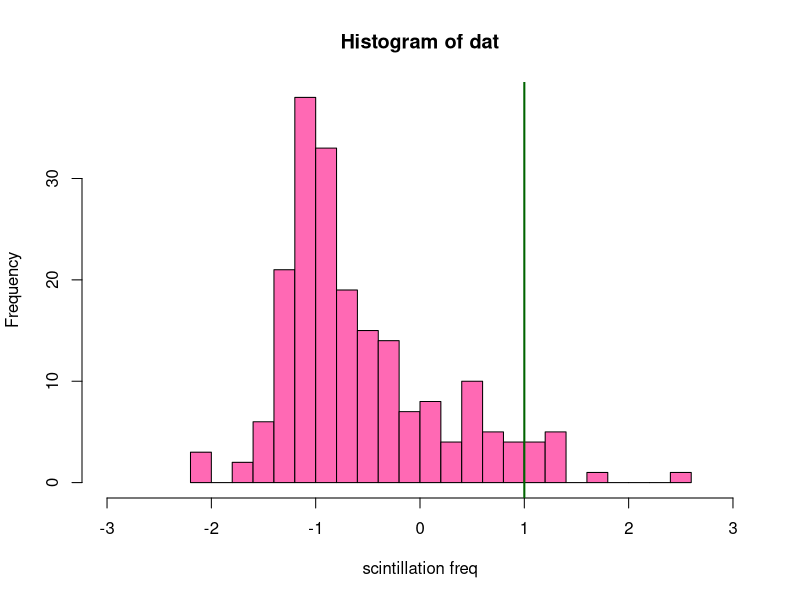
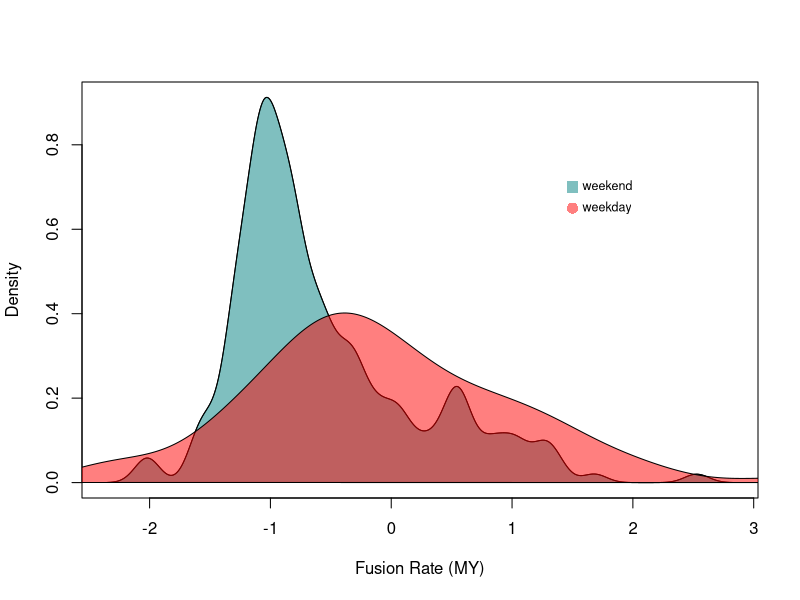
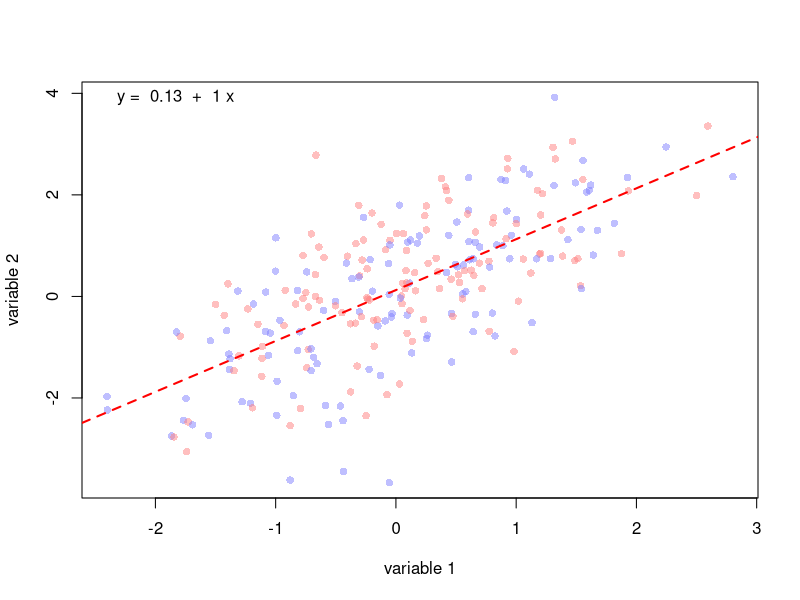
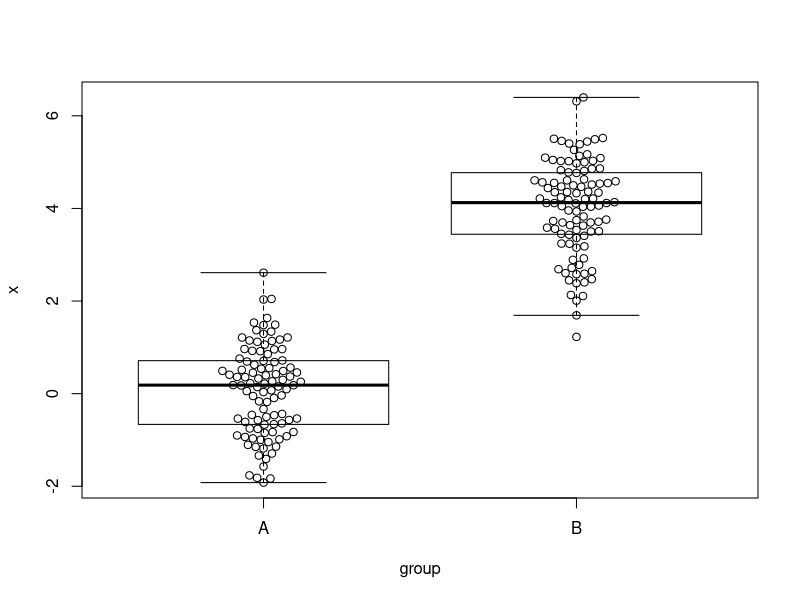
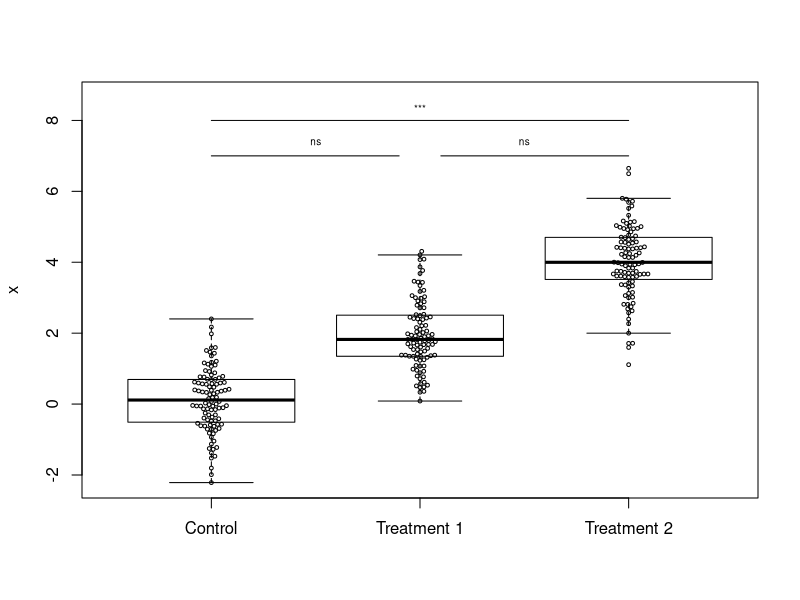
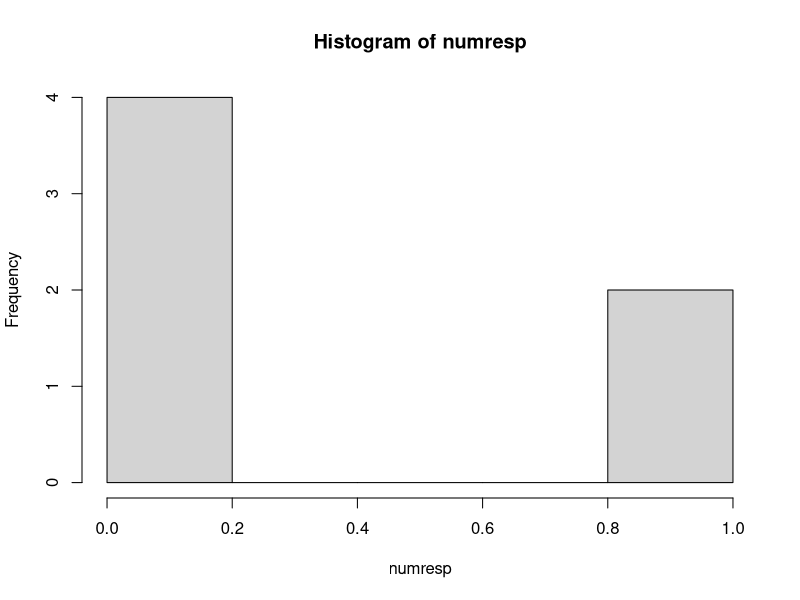
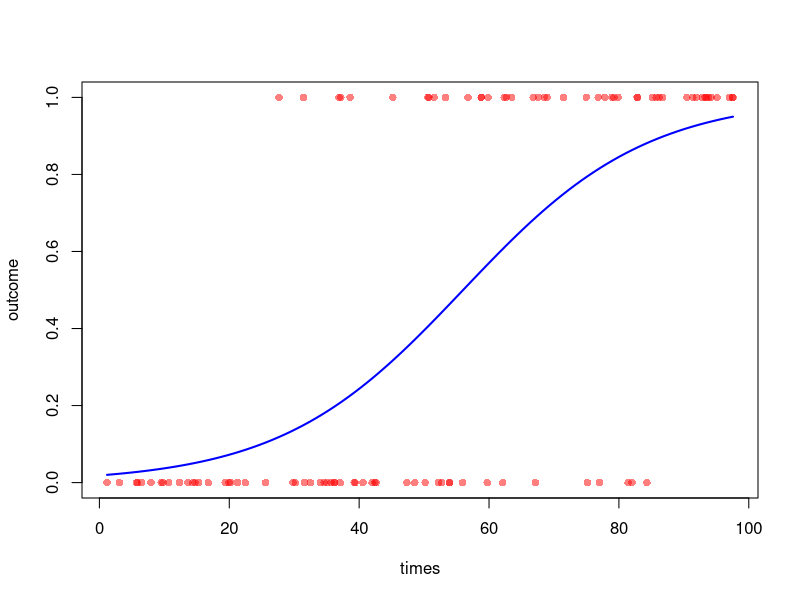

Write the R code that produced these figures, in order.
## ---- chunk 1
knitr::opts_chunk$set(echo = TRUE)
## ---- chunk 2
# simulate a single numeric variable
dat <- c(rnorm(100), 
         rnorm(100, mean = -1, sd = .3))

# make a histogram
hist(xlab = "scintillation freq",
     x = dat,  
     xlim = c(-3, 3),
     breaks = 30,
     col = "hotpink")
abline(v = 1, col = "darkgreen", lwd = 2)

## ---- chunk 3
# build the basic plot
plot(density(dat, bw = .1),main = "",
     xlab = "Fusion Rate (MY)")

# begin adding additional components
polygon(density(dat, bw = .1), 
        col = rgb(0, .5, .5, .5))
polygon(density(rnorm(100)), 
        col = rgb(1, 0, 0, .5))

# manually create a legend (compare this to the legend function)
points(x = c(1.5, 1.5),
       y = c(.7, .65), cex = 1.5,
       pch = c(15, 16), col = c(rgb(0, .5, .5, .5),
                    rgb(1, 0, 0, .5)))
text(x = c(1.5, 1.5),
       y = c(.7, .65),
       c("weekend", "weekday"), pos = 4,
     cex = .75)
## ---- chunk 4

# lets simulate some data
x <- rnorm(250)
y <- rnorm(250, mean = x)
sex <- as.factor(sample(c("male", "female"), 
              250, replace = T))

# lets fit a linear model so we can add it to the plot too
fit <- lm(y~x)
intercept <- coef(fit)[1]
slope <- coef(fit)[2]
eq <- paste("y = ", round(intercept, 2), " + ", round(slope, 2), "x")

# create some colors to use
cols <- c(rgb(.5, .5, 1, .5), 
          rgb(1, .5, .5, .5))[sex]

# make the plot
plot(y ~ x, xlab = "variable 1",
     ylab = "variable 2",
     pch = 16, col = cols)
abline(fit, lwd = 2, lty = 2, col = "red")
text(x = min(x), y = max(y), labels = eq, pos = 4)
## ---- chunk 5
# load the beeswarm package
library(beeswarm)

# lets simulate some data
x <- c(rnorm(100), rnorm(100, mean = 4))
group <- rep(c("A", "B"), each = 100)

# now lets make the plot
boxplot(x ~ group, outline = F, col = "white")
beeswarm(x ~ group, add = T)
## ---- chunk 6
# lets simulate some data. I am setting a seed here because I am going to add 
# some annotation to the plot that would be hard to do if I don't know the 
# precise range of the data.
set.seed(1)
x <- c(rnorm(100), rnorm(100, mean = 2), rnorm(100, mean = 4))
group <- rep(c("Control", "Treatment 1", "Treatment 2"), each = 100)

# now lets make the plot
boxplot(x ~ group, outline = F, col = "white", 
        ylim = c(min(x), max(x) + 2), xlab="")
beeswarm(x ~ group, add = T, cex = .5)
lines(x = c(1, 3), y = c(8, 8))
lines(x = c(1, 1.9), y = c(7, 7))
lines(x = c(2.1, 3), y = c(7, 7))
text(2, 8.4, "***", cex = .6)
text(x = c(1.5, 2.5), y = c(7.4, 7.4), "ns", cex = .6)
## ---- chunk 7
# lets simulate some data
times <- runif(100, min = 0, max = 100)

# this will be our binary response variable
outcome <- rbinom(100, 1, times/100)


# typically that variable might start off more like this:
binaryresponse <- c("infected", "notinfected", "infected",
                    "infected", "notinfected", "infected")
# you would need to convert this to zeros and ones 
# here is an example of one way you might do that conversion
numresp <- as.factor(binaryresponse)
numresp <- as.numeric(numresp) - 1
hist(numresp)


# back to the example lets fit a linear regression to add to our plot
fit <- glm(outcome ~ times, family = "binomial")
# now we will generate a range of xvalues and calculate the model inffered
# probability at each point
x_vals <- seq(min(times), max(times), length.out = 100)
predicted_probs <- predict(fit, newdata = data.frame(times = x_vals), type = "response")

# now we will plot it all.
plot(outcome ~ times, pch = 16 , col = rgb(1, 0 , 0, .5))
lines(x = x_vals, y = predicted_probs, col = "blue", lwd = 2)

